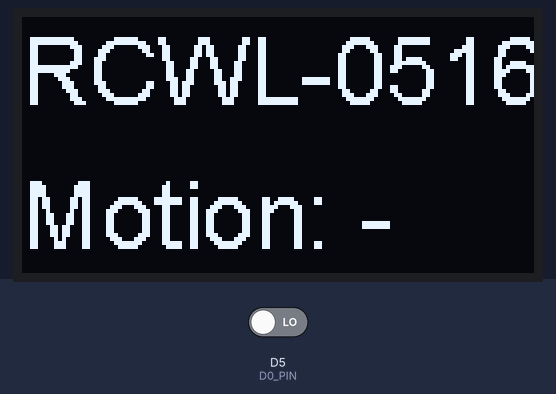
Recording of a sketch running on a simulated ESP8266 (NodeMCU). Parts: 128×64 one-colour display. The test bench sets the inputs (shaded band); at power-on: D5 (D0_PIN) LOW. What the sketch prints to the serial monitor is not drawn.

Above: at 2.8 s.
2.9 s: D5 (D0_PIN) driven HIGH
At 3.5 s:
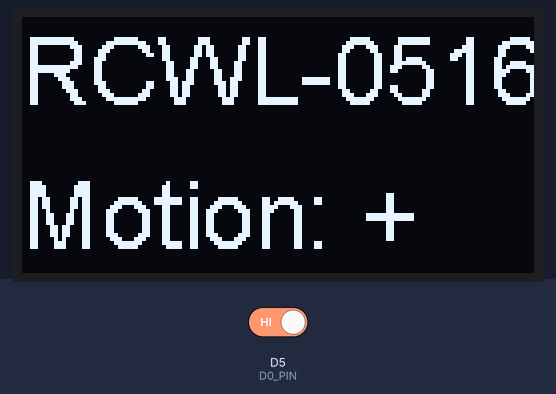
4.5 s: D5 (D0_PIN) driven LOW
At 6.1 s:
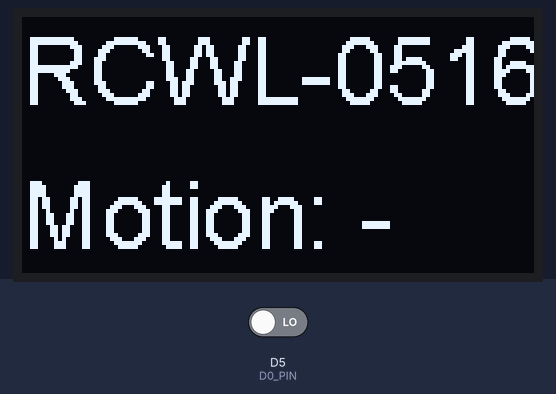
Timing chart, 0 to 7.6 s (numbered marks = the images above; inputs shaded):
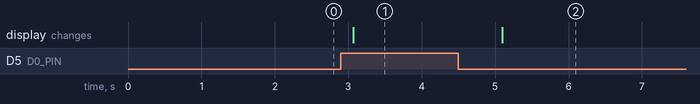

The sketch:

radar.ino
```cpp
// montion radar sensor:
#include <SSD1306.h>
#define SDA_PIN D2
#define SCL_PIN D3
SSD1306 oled(0x3c, SDA_PIN, SCL_PIN);
#if defined(ESP8266)
  #define D0_PIN D5
#endif


void setup() {
  Serial.begin(115200);
  initOled();
}

void loop(){
  bool motion = readD0();
  if (motion) {
    Serial.println("Motion: +");
    printOled("RCWL-0516", "Motion: +");
  } else {
    Serial.println("Motion: -");
    printOled("RCWL-0516", "Motion: -");
  }
  delay(1000);
}

bool readD0() {
  int dValue = digitalRead(D0_PIN);
  if (dValue) return 1;
  else return 0;
}
void initOled(){
  oled.init();
  oled.flipScreenVertically();
}

void printOled(String line1, String line2) {
  oled.clear();
  oled.setTextAlignment(TEXT_ALIGN_LEFT);
  oled.setFont(ArialMT_Plain_24);
  oled.drawString(0,0,line1);
  oled.drawString(0,36,line2);
  oled.display();
}
```

Measured:
- after the input at 2.9 s, the display: changes after 0.17 s (image 1)
- after the input at 4.5 s, the display: changes after 0.60 s (image 2)
